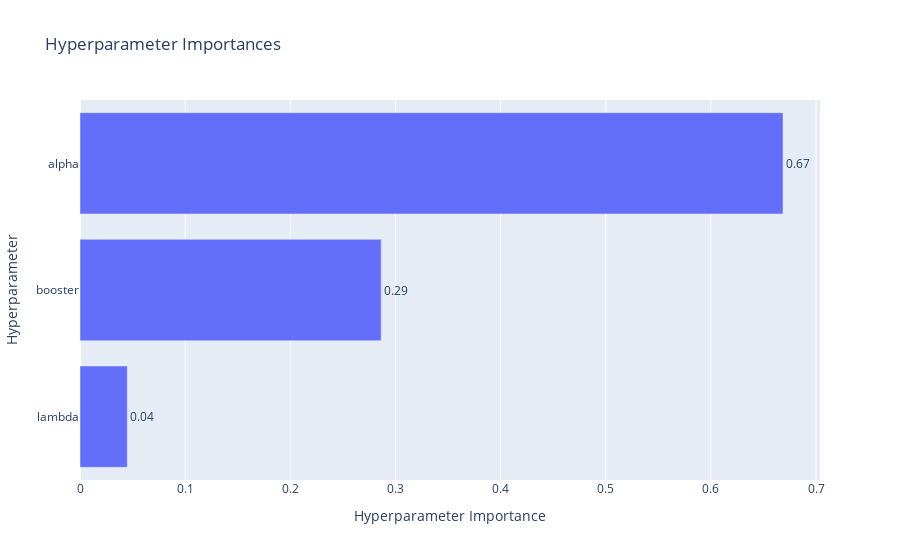

Notebook code for this chart:
### Code cell
vis.plot_param_importances(study)

### Figure 1 — Plotly figure (JSON) as saved in the notebook; plotly's stock layout.template omitted (floating-point values rounded to 4 significant figures)
{"data": [{"cliponaxis": false, "hovertemplate": ["lambda (FloatDistribution): 0.04498043321476336<extra></extra>", "booster (CategoricalDistribution): 0.2864452932585724<extra></extra>", "alpha (FloatDistribution): 0.6685742735266643<extra></extra>"], "name": "Objective Value", "orientation": "h", "text": ["0.04", "0.29", "0.67"], "textposition": "outside", "type": "bar", "x": [0.04498, 0.2864, 0.6686], "y": ["lambda", "booster", "alpha"]}], "layout": {"title": {"text": "Hyperparameter Importances"}, "xaxis": {"title": {"text": "Hyperparameter Importance"}}, "yaxis": {"title": {"text": "Hyperparameter"}}}}
